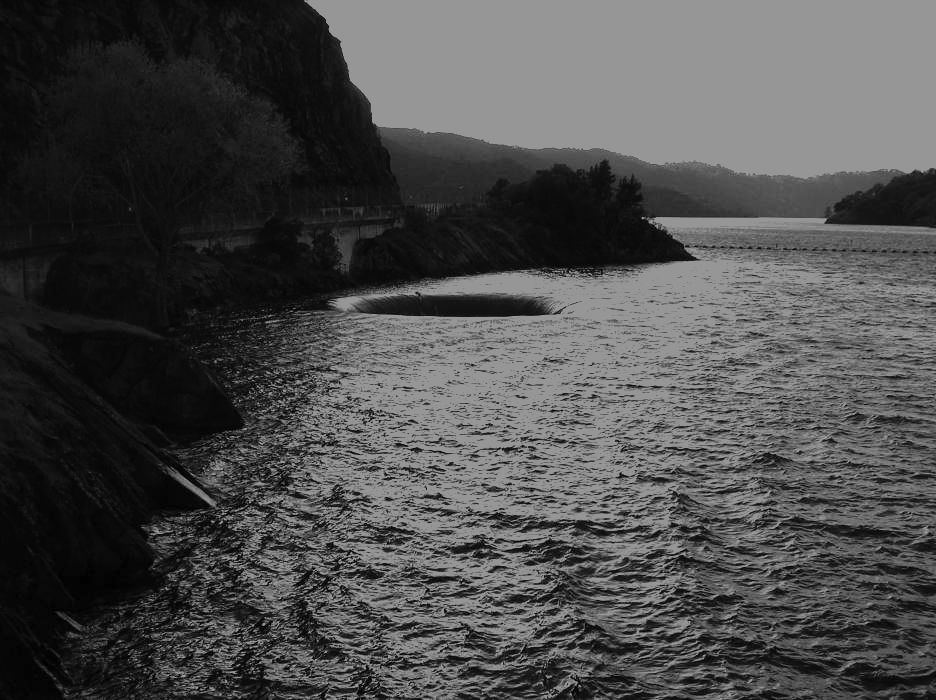
%> input picture IPR/Tutorial/Tut03/spillway.tif, 936 x 700 px
$ octave lab03.m   (GNU Octave 9; MATLAB toolbox functions it lacks are replaced by stand-ins)
%> lines starting %> are read from the running program, lines starting %| are printed output that depends on the picture
clc;
clear all;

% Task 1
I = imread('spillway.tif');
%> I is the input picture: size 700x936 uint8; min 0, max 150, mean 75.9
imshow(I);
title('Original Image');

J = imadjust(I,stretchlim(I),[]);
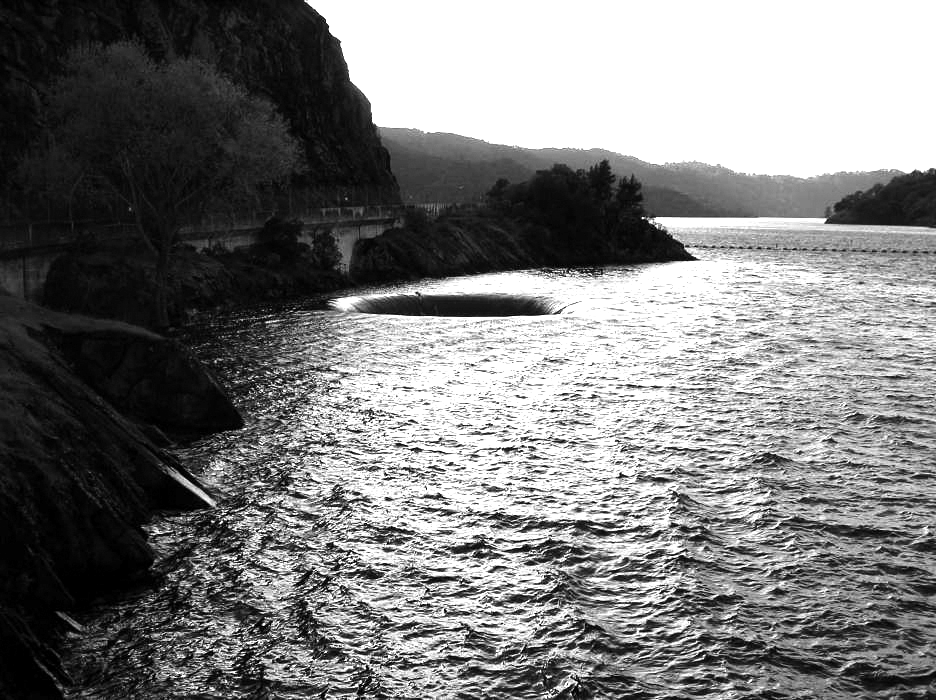
%> J: size 700x936 uint8; min 0, max 255, mean 123.8
figure,imshow(J);
title('Stretchlim Transformation');

% Task 3
N = imcomplement (I);
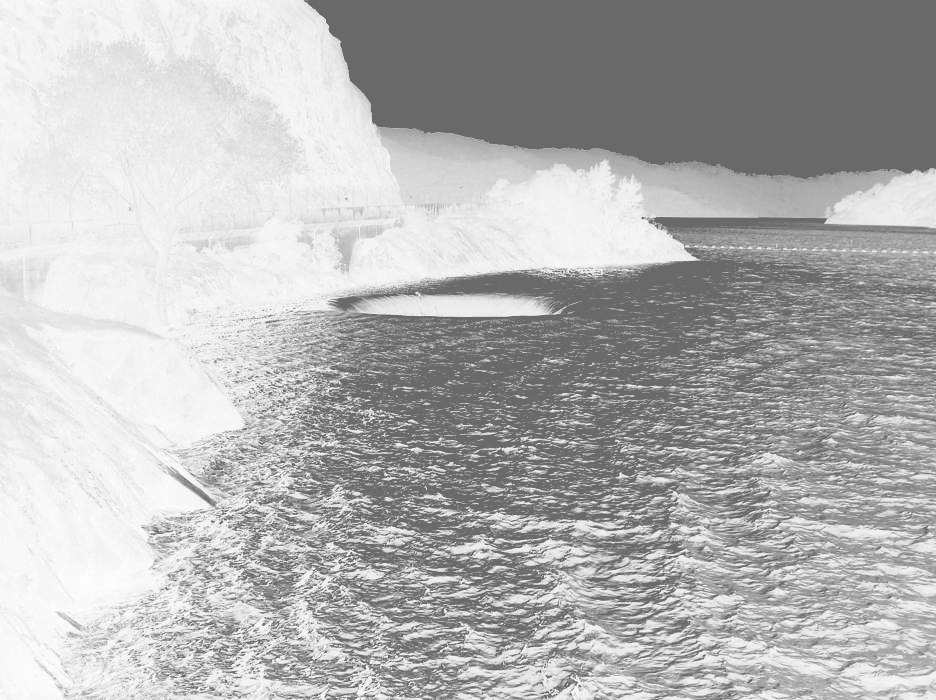
%> N: size 700x936 uint8; min 105, max 255, mean 179.1
imshow(N);
title('Negative Transformation');

r=double(I);
C=1;
S=C*log(1+r);
Temp=255/(C*log(256));
L=uint8(Temp*S);
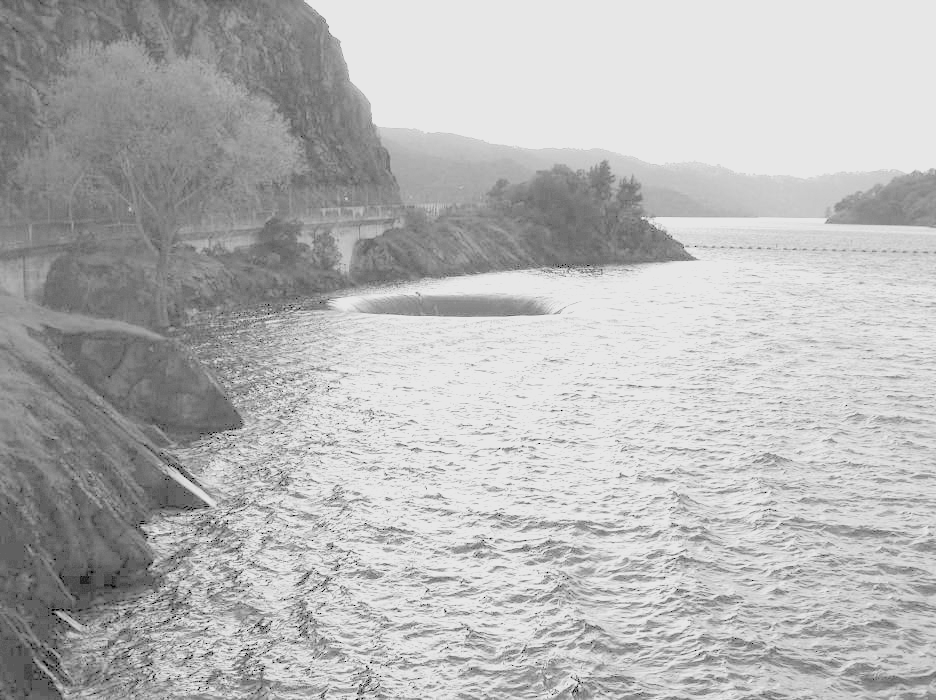
%> L: size 700x936 uint8; min 0, max 231, mean 181.7
figure,imshow(L);
title('Log Transformation');

G=0.40;
S=C*(r.^G);
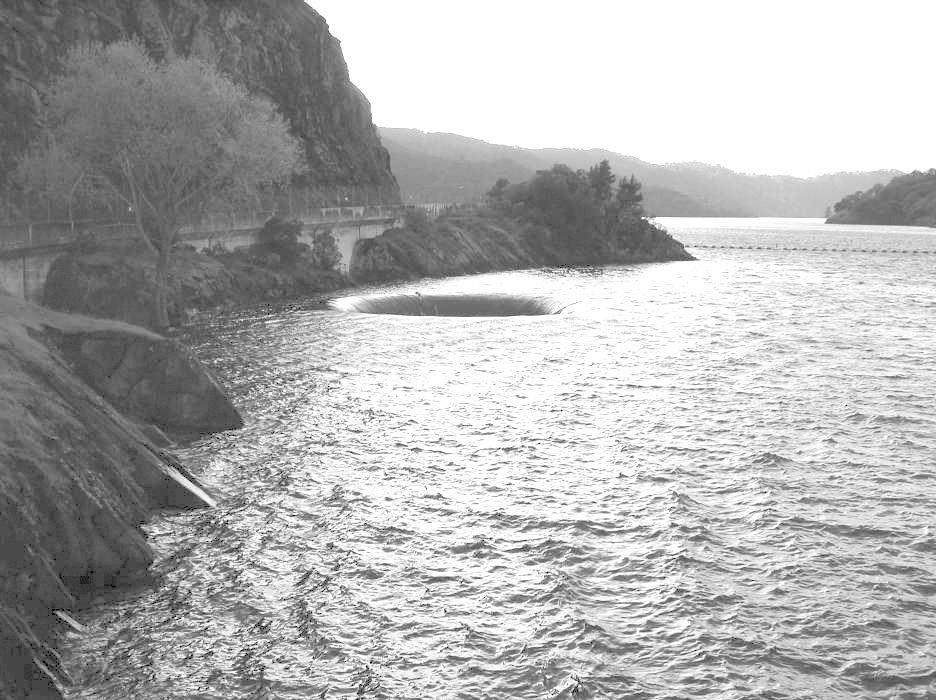
%> S: size 700x936 double; min 0, max 7.42, mean 5.18; drawn with min black and max white
Temp=255/(C*(255.^G));
GM=uint8(Temp*S);
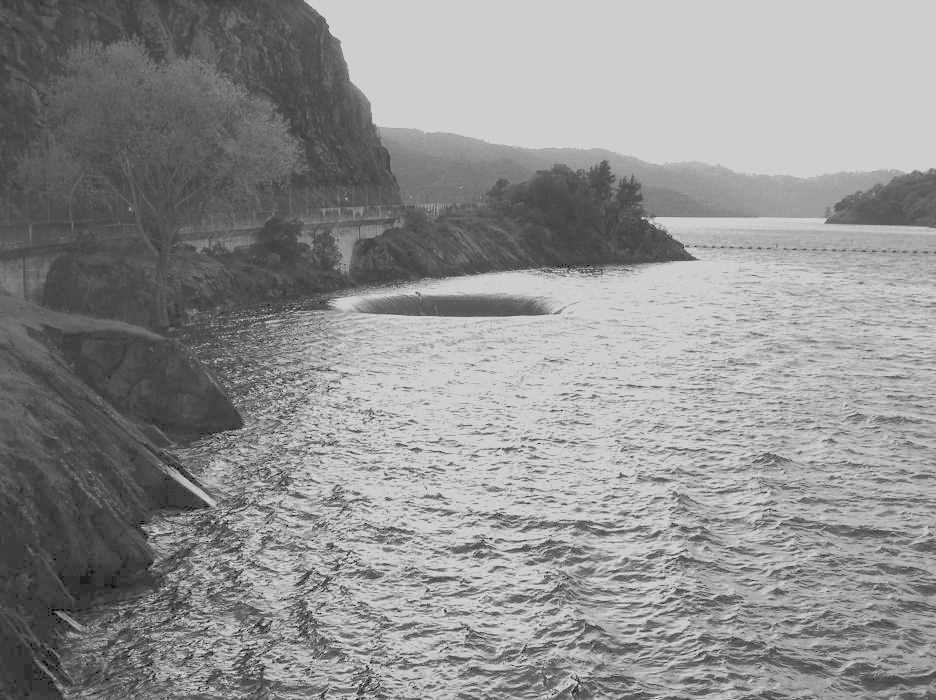
%> GM: size 700x936 uint8; min 0, max 206, mean 143.8
figure,imshow(GM);
title('Gamma Transformation');

H = histeq(I);
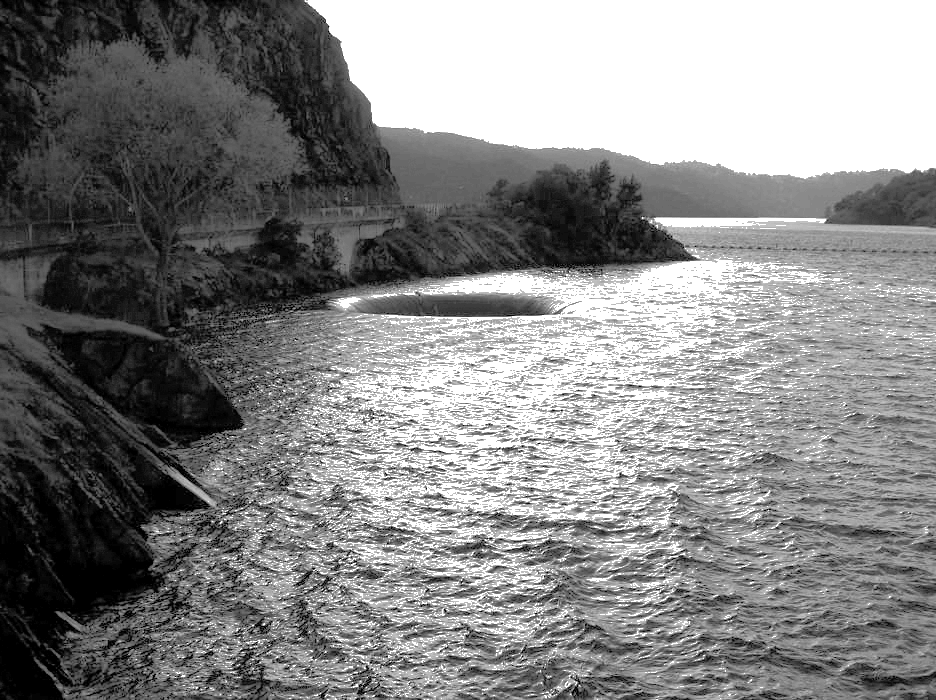
%> H: size 700x936 uint8; min 0, max 255, mean 133.1
figure,imhist(I,64);
%> after `imhist(I,64)`:
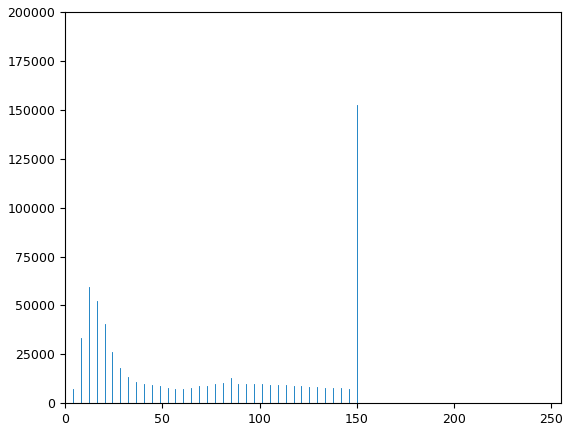
%> figure redrawn from the program's plot data; highest point at x = 149.8, y = 152355
